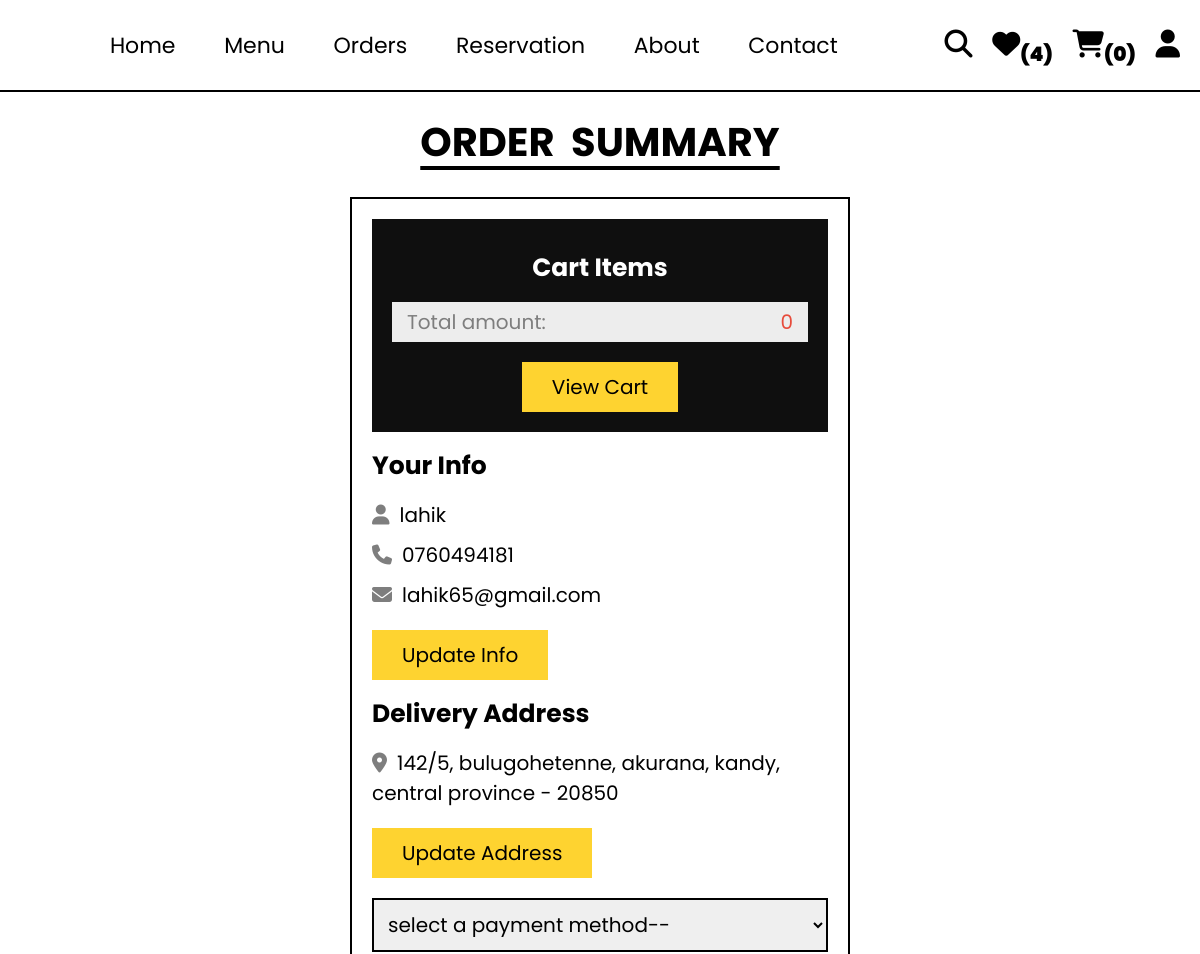
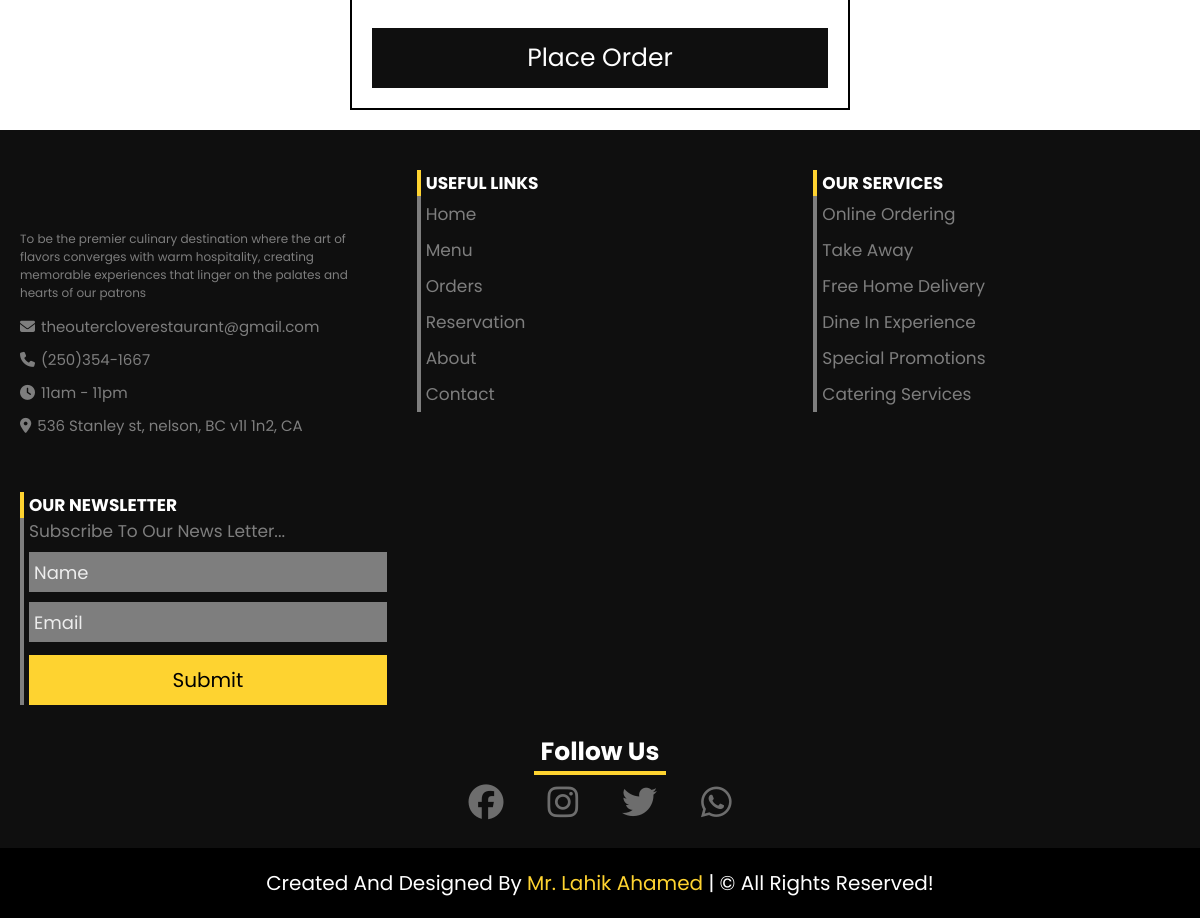
The app's page /customer/checkout.php (signed in) with its own data (2 pictures, top to bottom).
### tables this page shows
CREATE TABLE `users` (
  `id` int(11) NOT NULL,
  `name` varchar(50) NOT NULL,
  `email` varchar(50) NOT NULL,
  `number` varchar(11) NOT NULL,
  `password` char(255) NOT NULL,
  `reg_date` datetime NOT NULL DEFAULT current_timestamp(),
  `address` varchar(255) NOT NULL
);

### customer/checkout.php (the view, shortened to what this page needs)
<?php
    $total = 0;
?>
<!DOCTYPE html>
<html lang="en">
<head>
    <link rel="stylesheet" href="https://cdnjs.cloudflare.com/ajax/libs/font-awesome/6.1.1/css/all.min.css">
    <link rel="stylesheet" href="../CSS/customer_style.css">
</head>
<body>
    <?php include("../components/user_header.php"); ?>
    <section class="checkout">
        <h1 class="title">order summary</h1>
        <form action="<?php echo htmlspecialchars($_SERVER["PHP_SELF"]); ?>" method="post">
            <div class="cart-items">
                <h3>cart items</h3>
                <p class="grand-total"><span class="name">Total amount: </span><span class="price"><?= $total; ?></span></p>
                <div class="view-cart-btn">
                    <a href="cart.php" class="btn">view cart</a>
                </div>
            </div>
            <div class="user-info">
                <h3>your info</h3>
                <?php
                    $user_query = $conn->prepare("SELECT * FROM users WHERE id = ?");
                    $user_query->execute([$user_id]);
                    $fetch_user = $user_query->fetch(PDO::FETCH_ASSOC);
                ?>
                <p><i class="fas fa-user"></i><span><?= $fetch_user['name'] ?></span></p>
                <p><i class="fas fa-phone"></i><span><?= $fetch_user['number'] ?></span></p>
                <p><i class="fas fa-envelope"></i><span><?= $fetch_user['email'] ?></span></p>
                <a href="update_profile.php" class="btn">update info</a>
                <h3>delivery address</h3>
                <p><i class="fas fa-map-marker-alt"></i><span><?php if($fetch_user["address"] == ''){echo "please update your address";}else{ echo $fetch_user["address"];} ?></span></p>
                <a href="update_address.php" class="btn">update address</a>
                <select name="payment_method" class="box" required>
                    <option value="" disabled selected>select a payment method--</option>
                </select>
                <input type="submit" value="place order" name="place_order" class="btn">
            </div>
        </form>
    </section>
</body>
</html>
<?php include("../components/footer.php"); ?>

### CSS/customer_style.css (style rules this page uses)
:root { --yellow: #fed330; --red: #e74c3c; --light-color: #7e7e7e; --border: 2px solid #000; --light: #ededed; --light-black: #0f0f0f; }
* { font-family: 'poppins', sans-serif; margin: 0; padding: 0; box-sizing: border-box; outline: none; border: none; text-decoration: none; }
html { font-size: 62.5%; overflow-x: hidden; scroll-behavior: smooth; stop-opacity: 7rem; scroll-padding-top: 7rem; }
section { margin: 0 auto; max-width: 1300px; padding: 2rem; }
.btn, .delete-btn { margin-top: 1rem; display: inline-block; font-size: 2rem; padding: 1rem 3rem; cursor: pointer; transition: .2s linear; text-transform: capitalize; }
.btn { background-color: var(--yellow); color: #000; }
.title { text-align: center; margin-bottom: 2.5rem; font-size: 4rem; color: #000; text-transform: uppercase; text-decoration: underline; word-spacing: .8rem; text-underline-offset: 1rem; }
.checkout form { max-width: 50rem; margin: 0 auto; border: var(--border); padding: 2rem; }
.checkout form h3 { font-size: 2.5rem; text-transform: capitalize; margin: 1.5rem 0; }
.checkout form .cart-items { background-color: var(--light-black); padding: 2rem; }
.checkout form .cart-items h3 { margin-top: 1rem; color: #fff; text-align: center; }
.checkout form .cart-items p { display: flex; align-items: center; gap: 1.5rem; justify-content: space-between; margin: 1rem 0; line-height: 1.5; font-size: 2rem; }
.checkout form .cart-items p .name { color: var(--light-color); }
.checkout form .cart-items p .price { color: var(--yellow); }
.checkout form .cart-items .grand-total { background-color: var(--light); padding: .5rem 1.5rem; }
.checkout form .cart-items .grand-total .price { color: var(--red); }
.checkout form .cart-items .view-cart-btn { text-align: center; }
.checkout form .user-info p { font-size: 2rem; line-height: 1.5; padding-bottom: 1rem; }
.checkout form .user-info p i { color: var(--light-color); margin-right: 1rem; }
.checkout form .user-info p span { color: #000; }
.checkout form .user-info .box { width: 100%; border: var(--border); margin: 2rem 0; padding: 1rem; font-size: 2rem; }
.checkout form .user-info input { background-color: var(--light-black); color: #fff; width: 100%; height: 6rem; font-size: 2.5rem; }

### records on screen
users: name "lahik", number "0760494181", email "lahik65@gmail.com", address "142/5, bulugohetenne, akurana, kandy, central province - 20850"

### other values on screen
$total_user_wishlist_items "4"
count($_SESSION["cart"]) "0"
$total "0"
